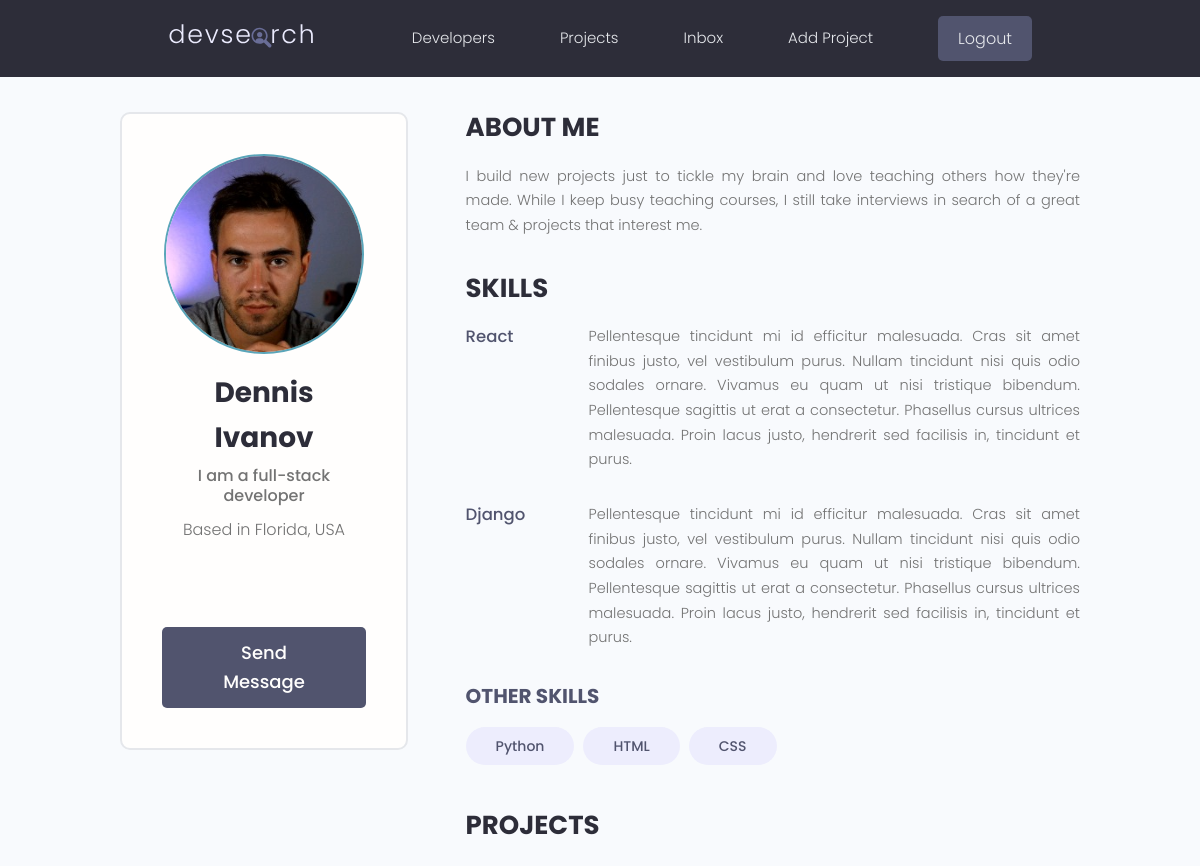
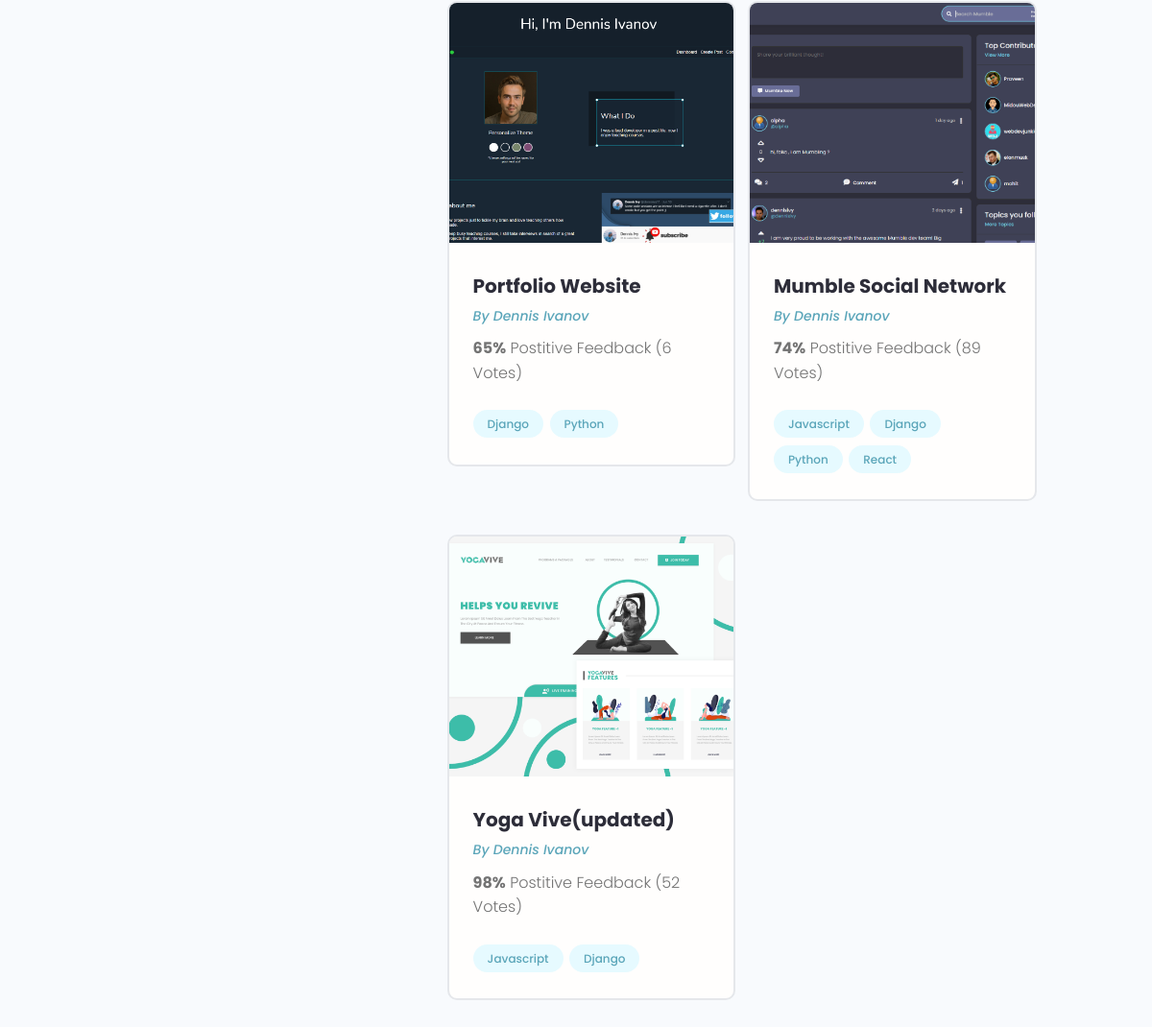
/profile/05e4980d-faf5-47c0-b944-1dd0502763d8/ (signed in), run on the app's committed database (2 pictures, top to bottom).
### users/models.py (models this page shows, shortened)
class Profile(models.Model):
    user = models.OneToOneField(User, on_delete=models.CASCADE, null=True, blank=True)
    name = models.CharField(max_length=200, blank=True, null=True)
    email = models.EmailField(max_length=500, blank=True, null=True)
    username = models.CharField(max_length=200, blank=True, null=True)
    location = models.CharField(max_length=200, blank=True, null=True)
    short_intro = models.CharField(max_length=200, blank=True, null=True)
    bio = models.TextField(blank=True, null=True)
    profile_image = models.ImageField(blank=True, null=True, upload_to='profiles/',
    default="profiles/user-default.png")
    social_github = models.CharField(max_length=200, blank=True, null=True)
    social_twitter = models.CharField(max_length=200, blank=True, null=True)
    social_linkedin = models.CharField(max_length=200, blank=True, null=True)
    social_youtube = models.CharField(max_length=200, blank=True, null=True)
    social_website = models.CharField(max_length=200, blank=True, null=True)
    created = models.DateTimeField(auto_now_add=True)
    id = models.UUIDField(default=uuid.uuid4, unique=True, primary_key=True, editable=False)

class Skill(models.Model):
    owner = models.ForeignKey(
        Profile, on_delete=models.CASCADE, null=True, blank=True)
    name = models.CharField(max_length=200, blank=True, null=True)
    description = models.TextField(null=True, blank=True)
    created = models.DateTimeField(auto_now_add=True)
    id = models.UUIDField(default=uuid.uuid4, unique=True,
                         primary_key=True, editable=False)
    def __str__(self):
        return str(self.name)

### projects/models.py (models this page shows, shortened)
class Project(models.Model):
    owner = models.ForeignKey(
        Profile, null=True, blank=True, on_delete=models.SET_NULL)
    title = models.CharField(max_length=200)
    description = models.TextField(null=True, blank=True)
    featured_image = models.ImageField(
        null=True, blank=True, default="default.jpg")
    demo_link = models.CharField(max_length=2000, null=True, blank=True)
    source_link = models.CharField(max_length=2000, null=True, blank=True)
    tags = models.ManyToManyField('Tag', blank=True)
    vote_total = models.IntegerField(default=0, null=True, blank=True)
    vote_ratio = models.IntegerField(default=0, null=True, blank=True)
    created = models.DateTimeField(auto_now_add=True)
    id = models.UUIDField(default=uuid.uuid4, unique=True, primary_key=True, editable=False)

class Tag(models.Model):
    name = models.CharField(max_length=200)
    created = models.DateTimeField(auto_now_add=True)
    id = models.UUIDField(default=uuid.uuid4, unique=True, primary_key=True, editable=False)
    def __str__(self):
        return self.name

### users/views.py (the view)
# urls.py: path('profile/<str:pk>/', views.userProfile, name="user-profile")
def userProfile(request, pk):
    profile = Profile.objects.get(id=pk)
    topSkills = profile.skill_set.exclude(description__exact="")
    otherSkills = profile.skill_set.filter(description="")
    context = {'profile': profile, 'topSkills': topSkills, 'otherSkills': otherSkills }
    return render(request, 'users/user-profile.html', context)

### users/templates/users/user-profile.html (shortened to what this page needs)
{% extends 'main.html' %}
{% block content %}
<main class="profile my-md">
    <div class="container">
        <div class="layout">
            <div class="column column--1of3">
                <div class="card text-center">
                    <div class="card__body dev">
                        <img class="avatar avatar--xl" src="{{ profile.profile_image.url }}" />
                        <h2 class="dev__name">{{profile.name}}</h2>
                        <p class="dev__title">{{profile.short_intro}}</p>
                        <p class="dev__location">Based in {{profile.location}}</p>
                        <ul class="dev__social">
                        </ul>
                        <a href="#" class="btn btn--sub btn--lg">Send Message </a>
                    </div>
                </div>
            </div>
            <div class="column column--2of3">
                <div class="devInfo">
                    <h3 class="devInfo__title">About Me</h3>
                    <p class="devInfo__about">{{profile.bio}}</p>
                </div>
                <div class="devInfo">
                    <h3 class="devInfo__title">Skills</h3>
                    <div class="devInfo__skills">
                        {% for skill in topSkills %}
                        <div class="devSkill">
                            <h4 class="devSkill__title">{{skill.name}}</h4>
                            <p class="devSkill__info">{{skill.description}}</p>
                        </div>
                        {% endfor %}
                        <h3 class="devInfo__subtitle">Other Skills</h3>
                        <div class="devInfo__otherSkills">
                            {% for skill in otherSkills %}
                            <span class="tag tag--pill tag--sub tag--lg">
                                <small>{{ skill }}</small>
                            </span>
                            {% endfor %}
                        </div>
                    </div>
                </div>
                <div class="devInfo">
                    <h3 class="devInfo__title">Projects</h3>
                    <div class="grid grid--two">
                        {% for project in profile.project_set.all  %}
                        <div class="column">
                            <div class="card project">
                                <a href="{% url 'project' project.id %}" class="project">
                                    <img class="project__thumbnail" src="{{ project.featured_image.url }}"
                                        alt="project thumbnail" />
                                    <div class="card__body">
                                        <h3 class="project__title">{{ project.title }}</h3>
                                        <p><a class="project__author" href="{% url 'user-profile' project.owner.id %}">By {{project.owner.name}}</a></p>
                                        <p class="project--rating">
                                            <span style="font-weight: bold;">{{ project.vote_ratio }}%</span> Postitive
                                            Feedback ({{ project.vote_total }} Vote{{ project.vote_total|pluralize:"s"}})
                                        </p>
                                        <div class="project__tags">
                                            {% for tag in project.tags.all %}
                                            <span class="tag tag--pill tag--main">
                                                <small>{{ tag }}</small>
                                            </span>
                                            {% endfor %}
                                        </div>
                                    </div>
                                </a>
                            </div>
                        </div>
                        {% endfor %}
                    </div>
                </div>
            </div>
        </div>
    </div>
</main>
{% endblock content %}

### static/styles/app.css (style rules this page uses)
:root { --color-sub: #2d2d39; }
.btn--sub { background-color: var(--color-sub-light); }
.card { border: 2px solid var(--color-light); }
img { width: 100%; }
.profile .card > .dev { padding: 4rem; }
.dev__name { color: var(--color-sub); font-size: 2.8rem; font-weight: 700; margin-top: 1rem; margin-bottom: 0.5rem; }
.dev__title { font-size: 1.6rem; font-weight: 500; line-height: 1.3; }
.dev__location { margin-top: 1rem; }
.dev__social { margin: 3rem 0; list-style: none; display: flex; justify-content: center; gap: 1.5rem; }
.devInfo { margin-bottom: 3rem; }
.devInfo__title, .devInfo__subtitle { font-size: 2.6rem; color: var(--color-sub); text-transform: uppercase; font-weight: 700; margin-bottom: 1.5rem; }
.devInfo__subtitle { font-size: 2rem; color: var(--color-sub-light); }
.devInfo__about, .devSkill__info { font-size: 1.45rem; line-height: 1.7; text-align: justify; }
.devSkill { margin-bottom: 3rem; }
.devSkill__title { font-size: 1.65rem; font-weight: 500; color: var(--color-sub-light); }
@media screen and (min-width: 700px) { .devSkill { display: flex; justify-content: space-between; gap: 3rem; } }
@media screen and (min-width: 700px) { .devSkill__info { flex-basis: 80%; } }
.project__author { font-size: 1.4rem; font-style: italic; }
.project--rating { margin-bottom: 1.6em; margin-top: .5em; }
.project__thumbnail { height: 25rem; object-fit: cover; object-position: top center; }
.project__title { font-size: 2rem; font-weight: 700; color: var(--color-sub); }

### static/uikit/styles/modules/_variables.css (style rules this page uses)
:root { --color-main: #5aa5b9; --color-main-light: #e6faff; --color-sub: #3f4156; --color-sub-light: #51546e; --color-sub-lighter: #ededfd; --color-text: #737373; --color-gray: #8b8b8b; --color-light: #e5e7eb; --color-light-gray: #767676; --color-bg: #f8fafd; --color-white: #fffefd; --color-white-light: #f3f3f3; --color-success: #359e64; --color-success-bg: #def8e8; --color-error: #fc4b0b; --color-error-bg: #fff2ee; --font-base: 'Poppins', arial, helvetica, 'Segoe UI', roboto, ubuntu, sans-serif; --font-monospace: 'Fira Code', 'Courier New', courier, monospace; --font-regular: 300; --font-medium: 500; --font-bold: 700; --generic-shadow: 1px 1px 5px #00000010; --generic-transition: all 0.3s ease-in-out; }

### static/uikit/styles/modules/_base.css (style rules this page uses)
* { margin: 0; padding: 0; box-sizing: border-box; text-rendering: optimizeLegibility; color: inherit; font-size: inherit; }
html { font-size: 50%; }
@media only screen and (min-width: 480px) { html { font-size: 56.25%; } }
@media only screen and (min-width: 1200px) { html { font-size: 62.5%; } }
body { line-height: 1.6; font-weight: 400; font-size: 1.5rem; color: var(--color-text); background-color: var(--color-bg); min-height: 100vh; }

### static/uikit/styles/modules/_typography.css (style rules this page uses)
* { font-family: var(--font-base); }
h2 { font-size: 3.6rem; font-weight: var(--font-bold); }
h3 { font-size: 3.2rem; font-weight: var(--font-medium); }
h4 { font-size: 2.8rem; font-weight: var(--font-medium); }
p, span, strong { font-size: 1.6rem; color: var(--color-text); font-weight: var(--font-regular); }
a { padding-bottom: 2px; text-decoration: none; display: inline-block; color: var(--color-main); font-weight: var(--font-medium); }

### static/uikit/styles/modules/_utilities.css (style rules this page uses)
.container { width: 92%; max-width: 165rem; margin: 0 auto; box-sizing: border-box; }
@media screen and (min-width: 1000px) { .container { width: 90%; } }
@media screen and (min-width: 1200px) { .container { width: 80%; } }
.text-center { text-align: center; }
.my-md { margin: 3rem auto; }

### static/uikit/styles/modules/_avatar.css (style rules this page uses)
.avatar { border-radius: 50%; border: 2px solid var(--color-main); object-fit: cover; }
.avatar--xl { height: 20rem; width: 20rem; }

### static/uikit/styles/modules/_button.css (style rules this page uses)
.btn { display: inline-block; position: relative; cursor: pointer; background-color: var(--color-light); font-weight: var(--font-medium); color: var(--color-sub); text-decoration: none; padding: 1rem 2rem; border-radius: 0.5rem; border: none; width: -webkit-fit-content; width: -moz-fit-content; width: fit-content; height: -webkit-fit-content; height: -moz-fit-content; height: fit-content; font-size: 1.6rem; outline-width: 0; outline-color: transparent; -webkit-backface-visibility: hidden; backface-visibility: hidden; transition: all 0.3s ease-in-out; }
.btn--sub { background-color: var(--color-sub); color: var(--color-white); }
.btn--lg { font-size: 1.8rem; padding: 1.2rem 4.5rem; }

### static/uikit/styles/modules/_card.css (style rules this page uses)
.card { border-radius: 1rem; background-color: var(--color-white); border: 1.5px solid var(--color-light); width: auto; height: auto; margin-top: 0.5rem; margin-bottom: 0.5rem; overflow: hidden; }
.card__body, .card__header { padding: 2rem 2.5rem; }

### data on the page
Profile: profile_image (picture), name "Dennis Ivanov", short_intro "I am a full-stack developer", location "Florida, USA", bio "I build new projects just to tickle my brain and love teaching others how they're made. While I keep busy teaching courses, I still take interviews in search of a great team & projects that interest me."
Skill: name "React", description "Pellentesque tincidunt mi id efficitur malesuada. Cras sit amet finibus justo, vel vestibulum purus. Nullam tincidunt nisi quis odio sodales ornare. Vivamus eu quam ut nisi tristique bibendum. Pellentesque sagittis ut erat a consectetur. Phasellus cursus ultrices malesuada. Proin lacus justo, hendrerit sed facilisis in, tincidunt et purus."
Skill: name "Django", description "Pellentesque tincidunt mi id efficitur malesuada. Cras sit amet finibus justo, vel vestibulum purus. Nullam tincidunt nisi quis odio sodales ornare. Vivamus eu quam ut nisi tristique bibendum. Pellentesque sagittis ut erat a consectetur. Phasellus cursus ultrices malesuada. Proin lacus justo, hendrerit sed facilisis in, tincidunt et purus."
Skill: name "Python"
Skill: name "HTML"
Skill: name "CSS"
Project: featured_image (picture), title "Portfolio Website", owner.name "Dennis Ivanov", vote_ratio "65", vote_total "6"
Tag: name "Django"
Tag: name "Python"
Project: featured_image (picture), title "Mumble Social Network", owner.name "Dennis Ivanov", vote_ratio "74", vote_total "89"
Tag: name "Javascript"
Tag: name "React"
Project: featured_image (picture), title "Yoga Vive(updated)", owner.name "Dennis Ivanov", vote_ratio "98", vote_total "52"
